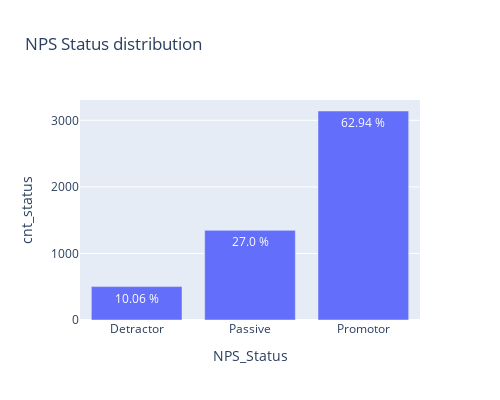

This figure's notebook cell:
### Markdown cell above
### Checking for data distributions

### Code cell
# Distribution of Return Status considering all orders
nps_dist=nps.groupby(['NPS_Status']).size().reset_index().rename({0:'cnt_status'},axis=1)
nps_dist['pct_each_class']=round(nps_dist['cnt_status']*100/len(nps),2)
nps_dist['pct_each_class']=nps_dist['pct_each_class'].apply(lambda x:str(x)+' %')
nps_dist_plt=px.bar(nps_dist,x='NPS_Status',y='cnt_status',text='pct_each_class',title='NPS Status distribution')
nps_dist_plt.update_layout(
                        autosize=False,
                        width=500,
                        height=400)
nps_dist_plt.show()

### Figure 1 — Plotly figure (JSON) as saved in the notebook; plotly's stock layout.template omitted (floating-point values rounded to 4 significant figures)
{"data": [{"alignmentgroup": "True", "hovertemplate": "NPS_Status=%{x}<br>cnt_status=%{y}<br>pct_each_class=%{text}<extra></extra>", "legendgroup": "", "marker": {"color": "#636efa"}, "name": "", "offsetgroup": "", "orientation": "v", "showlegend": false, "text": ["10.06 %", "27.0 %", "62.94 %"], "textposition": "auto", "type": "bar", "x": ["Detractor", "Passive", "Promotor"], "xaxis": "x", "y": [502, 1347, 3140], "yaxis": "y"}], "layout": {"autosize": false, "barmode": "relative", "height": 400, "legend": {"tracegroupgap": 0}, "title": {"text": "NPS Status distribution"}, "width": 500, "xaxis": {"anchor": "y", "domain": [0, 1], "title": {"text": "NPS_Status"}}, "yaxis": {"anchor": "x", "domain": [0, 1], "title": {"text": "cnt_status"}}}}
